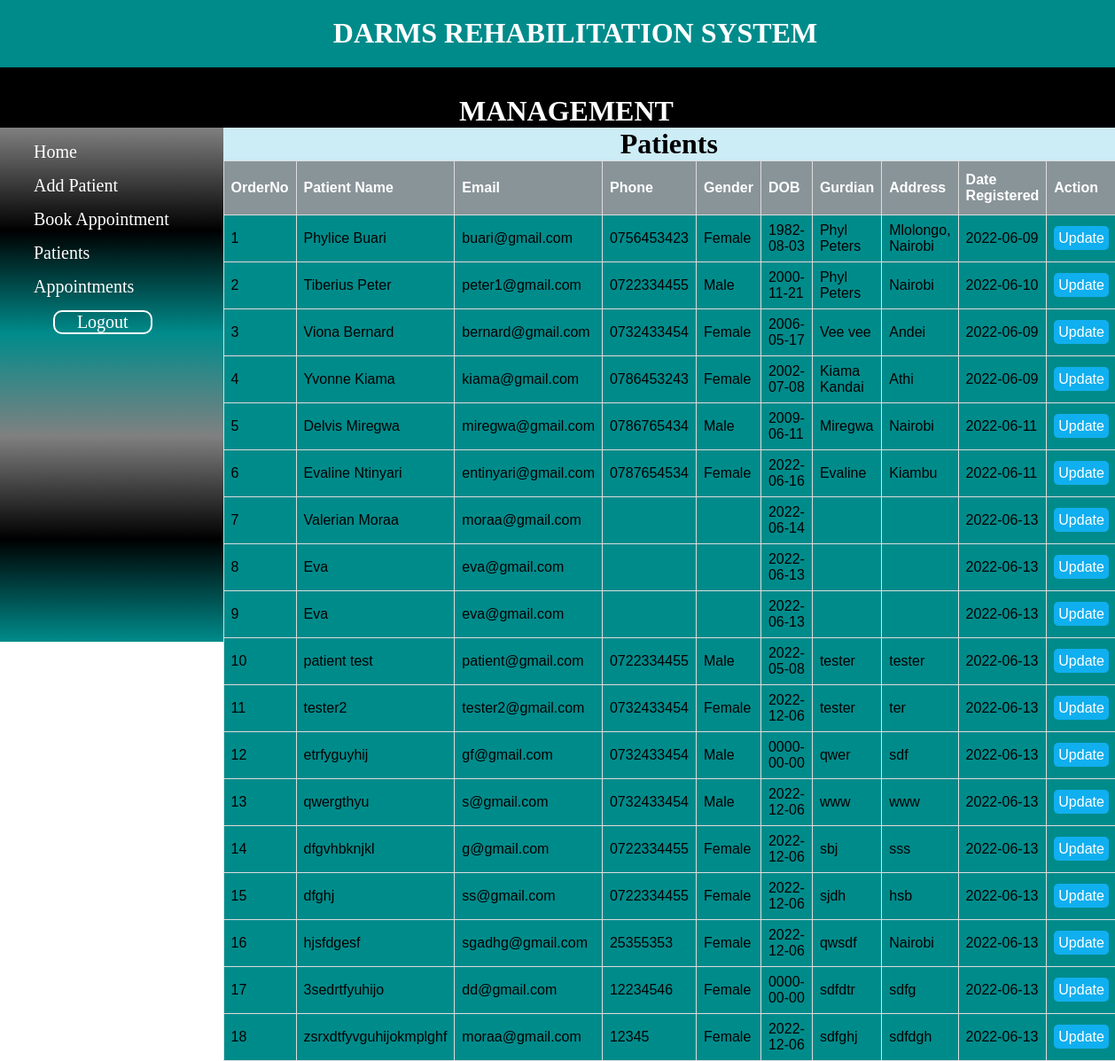
The app's page /receptionist/patients.php with its own data.
### tables this page shows
CREATE TABLE `patient` (
  `patient_id` int(10) NOT NULL,
  `patient_name` varchar(100) NOT NULL,
  `patient_email` varchar(100) DEFAULT NULL,
  `patient_mobile` varchar(100) DEFAULT NULL,
  `patient_gender` varchar(50) NOT NULL,
  `Date_of_birth` date NOT NULL,
  `guardian` varchar(100) DEFAULT NULL,
  `patient_address` varchar(100) DEFAULT NULL,
  `createdat` date DEFAULT NULL
);

### receptionist/patients.php (the view, shortened to what this page needs)
<?php include "includes/header.php"; ?>
<?php include "includes/navigation.php"; ?>
<?php include "includes/sidebar.php"; ?>
<div class="article">
    <h1 id="titleoftable">Patients</h1>
    <table id="patients">
        <thead>
            <th>OrderNo</th>
            <th>Patient Name</th>
            <th>Email</th>
            <th>Phone</th>
            <th>Gender</th>
            <th>DOB</th>
            <th>Gurdian</th>
            <th>Address</th>
            <th>Date Registered</th>
            <th colspan="2">Action</th>
        </thead>
        <tbody>
            <?php
            $db = mysqli_connect('localhost', 'Valerian', '#Valeriephyl254', 'darms');
            $query = "SELECT * FROM patient";
            $select_all_patients = mysqli_query($db, $query);
            $i = 0;
            while ($row = mysqli_fetch_assoc($select_all_patients)) {
                $patient_id = $row['patient_id'];
                $patient_name = $row['patient_name'];
                $patient_email = $row['patient_email'];
                $patient_mobile = $row['patient_mobile'];
                $patient_gender = $row['patient_gender'];
                $Date_of_birth = $row['Date_of_birth'];
                $guardian = $row['guardian'];
                $patient_address = $row['patient_address'];
                $createdat = $row['createdat'];
                $i++;
                echo "<tr>";
                echo "<td>{$i}</td>";
                echo "<td>{$patient_name}</td>";
                echo "<td>{$patient_email}</td>";
                echo "<td>{$patient_mobile}</td>";
                echo "<td>{$patient_gender}</td>";
                echo "<td>{$Date_of_birth}</td>";
                echo "<td>{$guardian}</td>";
                echo "<td>{$patient_address}</td>";
                echo "<td>{$createdat}</td>";
                echo "<td><a class='edit' href='edit_patient.php?edit={$patient_id}'>Update</a></td>";
                echo "</tr>";
            }
            ?>
        </tbody>
    </table>
</div>

### receptionist/includes/header.php (style rules this page uses)
body { border: 0; margin: 0; overflow-x: hidden; }
h1 { text-align: center; }
.article { width: 80%; float: left; height: 580px; background: #CCECF6; }

### receptionist/patients.php (style rules this page uses)
#titleoftable { text-align: center; margin: auto; }
#patients { font-family: Arial, Helvetica, sans-serif; border-collapse: collapse; width: 100%; background-color: darkcyan; }
#patients td, #patients th { border: 1px solid #ddd; padding: 8px; }
#patients th { padding-top: 12px; padding-bottom: 12px; text-align: left; background-color: #899499; color: white; }
.edit { background:#10AFEF ; color: #fff; padding: 5px; text-decoration:none ; border-radius: 5px; }

### records on screen
patient: patient_name "Phylice Buari", patient_email "buari@gmail.com", patient_mobile "0756453423", patient_gender "Female", Date_of_birth "1982-08-03", guardian "Phyl Peters", patient_address "Mlolongo, Nairobi", createdat "2022-06-09"
patient: patient_name "Tiberius Peter", patient_email "peter1@gmail.com", patient_mobile "0722334455", patient_gender "Male", Date_of_birth "2000-11-21", guardian "Phyl Peters", patient_address "Nairobi", createdat "2022-06-10"
patient: patient_name "Viona Bernard", patient_email "bernard@gmail.com", patient_mobile "0732433454", patient_gender "Female", Date_of_birth "2006-05-17", guardian "Vee vee", patient_address "Andei", createdat "2022-06-09"
patient: patient_name "Yvonne Kiama", patient_email "kiama@gmail.com", patient_mobile "0786453243", patient_gender "Female", Date_of_birth "2002-07-08", guardian "Kiama Kandai", patient_address "Athi", createdat "2022-06-09"
patient: patient_name "Delvis Miregwa", patient_email "miregwa@gmail.com", patient_mobile "0786765434", patient_gender "Male", Date_of_birth "2009-06-11", guardian "Miregwa", patient_address "Nairobi", createdat "2022-06-11"
patient: patient_name "Evaline Ntinyari", patient_email "entinyari@gmail.com", patient_mobile "0787654534", patient_gender "Female", Date_of_birth "2022-06-16", guardian "Evaline", patient_address "Kiambu", createdat "2022-06-11"
patient: patient_name "Valerian Moraa", patient_email "moraa@gmail.com", Date_of_birth "2022-06-14", createdat "2022-06-13"
patient: patient_name "Eva", patient_email "eva@gmail.com", Date_of_birth "2022-06-13", createdat "2022-06-13"
patient: patient_name "Eva", patient_email "eva@gmail.com", Date_of_birth "2022-06-13", createdat "2022-06-13"
patient: patient_name "patient test", patient_email "patient@gmail.com", patient_mobile "0722334455", patient_gender "Male", Date_of_birth "2022-05-08", guardian "tester", patient_address "tester", createdat "2022-06-13"
patient: patient_name "tester2", patient_email "tester2@gmail.com", patient_mobile "0732433454", patient_gender "Female", Date_of_birth "2022-12-06", guardian "tester", patient_address "ter", createdat "2022-06-13"
patient: patient_name "etrfyguyhij", patient_email "gf@gmail.com", patient_mobile "0732433454", patient_gender "Male", Date_of_birth "0000-00-00", guardian "qwer", patient_address "sdf", createdat "2022-06-13"
patient: patient_name "qwergthyu", patient_email "s@gmail.com", patient_mobile "0732433454", patient_gender "Male", Date_of_birth "2022-12-06", guardian "www", patient_address "www", createdat "2022-06-13"
patient: patient_name "dfgvhbknjkl", patient_email "g@gmail.com", patient_mobile "0722334455", patient_gender "Female", Date_of_birth "2022-12-06", guardian "sbj", patient_address "sss", createdat "2022-06-13"
patient: patient_name "dfghj", patient_email "ss@gmail.com", patient_mobile "0722334455", patient_gender "Female", Date_of_birth "2022-12-06", guardian "sjdh", patient_address "hsb", createdat "2022-06-13"
patient: patient_name "hjsfdgesf", patient_email "sgadhg@gmail.com", patient_mobile "25355353", patient_gender "Female", Date_of_birth "2022-12-06", guardian "qwsdf", patient_address "Nairobi", createdat "2022-06-13"
patient: patient_name "3sedrtfyuhijo", patient_email "dd@gmail.com", patient_mobile "12234546", patient_gender "Female", Date_of_birth "0000-00-00", guardian "sdfdtr", patient_address "sdfg", createdat "2022-06-13"
patient: patient_name "zsrxdtfyvguhijokmplghf", patient_email "moraa@gmail.com", patient_mobile "12345", patient_gender "Female", Date_of_birth "2022-12-06", guardian "sdfghj", patient_address "sdfdgh", createdat "2022-06-13"
